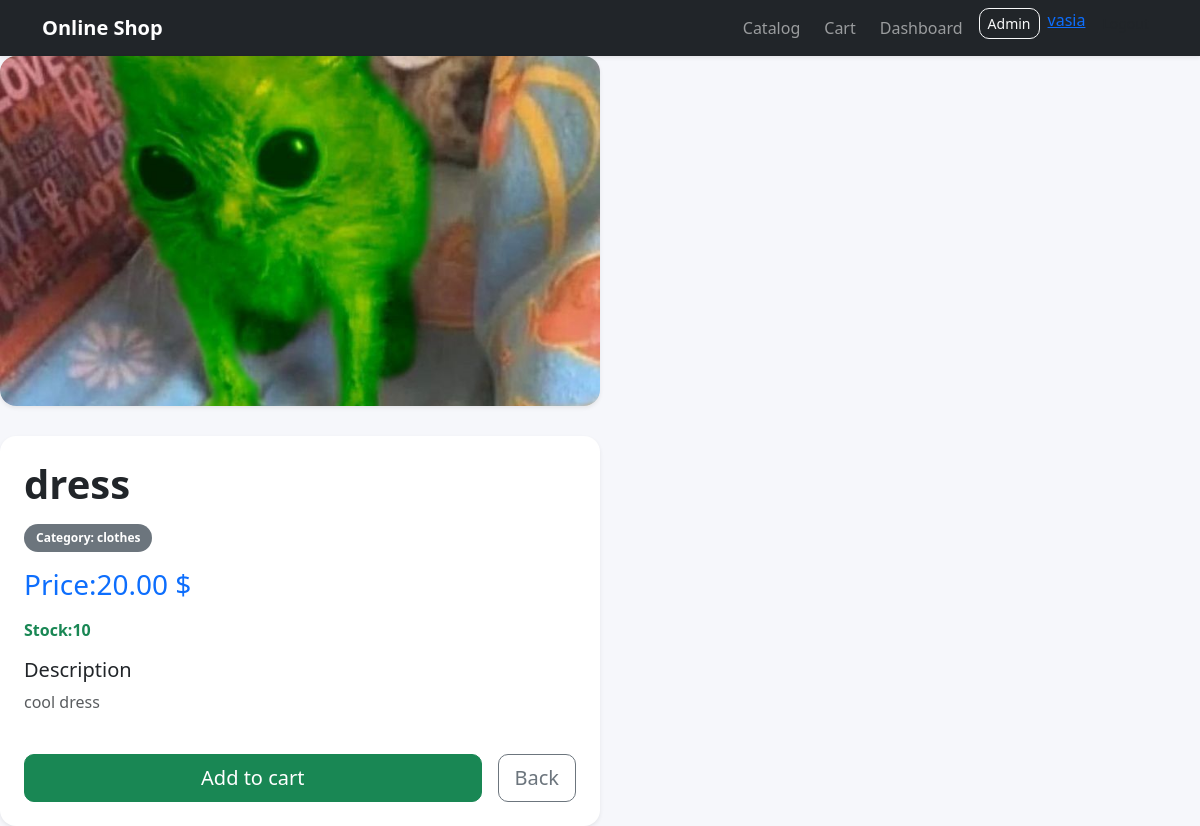
The app's page /1/dress/ (signed in) with its own data.
### catalog/models.py (models this page shows, shortened)
class Product(models.Model):
    category = models.ForeignKey(
        Category,
        related_name = 'products',
        on_delete = models.CASCADE
    )
    name = models.CharField(max_length=200)
    slug = models.SlugField(max_length=220, unique=True)
    image = models.ImageField(upload_to='products/%Y/%m/%d/', blank=True, null=True)
    description = models.TextField(blank=True)
    price = models.DecimalField(max_digits=10, decimal_places=2)
    stock = models.PositiveIntegerField(default=0)
    available = models.BooleanField(default=True)
    created_at = models.DateTimeField(auto_now_add=True)
    updated_at = models.DateTimeField(auto_now=True)
    class Meta:
        ordering = ['name']
        indexes = [
            models.Index(fields=['id', 'slug']),
            models.Index(fields=['name']),
        ]
        verbose_name = 'Product'
        verbose_name_plural = 'Products'
    def __str__(self):
        return self.name

class Category(models.Model):
    name = models.CharField(max_length = 120, unique = True)
    slug = models.SlugField(max_length = 140, unique = True)
    class Meta:
        ordering = ['name']
        verbose_name = 'Category'
        verbose_name_plural = "Categories"

### catalog/views.py (the view)
# urls.py: path('<int:id>/<slug:slug>/', views.product_detail, name='product_detail'),
def product_detail(request, id, slug):
    product = get_object_or_404(Product, id=id, slug=slug, available=True)
    print(product)
    return render(request, 'catalog/product_detail.html', {'product': product})

### catalog/templates/catalog/product_detail.html (shortened to what this page needs)
{% extends "base.html" %}
{% block content %}
<div style="display: flex; gap: 30px; flex-wrap: wrap;">
    <div class="col-md-6">
        <div class="card shadow-sm overflow-hidden">
            {% if product.image %}
            <img src="{{ product.image.url }}" alt="{{ product.name }}" class="img-fluid" style="width: 100%; height: 350px; object-fit: cover; background: white;">
            {% else %}
            <div class="bg-light d-flex align-items-center justify-content-center" style="height: 520px;">
                No photo
            </div>
            {% endif %}
        </div>
    </div>
    <div class="col-md-6">
        <div class="card shadow-sm p-4">
            <h1 class="fw-bold mb-3">{{ product.name }}</h1>
            <span class="badge bg-secondary mb-3" style="width: fit-content;">Category: {{ product.category.name }}</span>
            <h3 class="text-primary mb-3">Price:{{ product.price }} $</h3>
            {% if product.stock > 0 %}
                <p class="text-success fw-semibold">Stock:{{ product.stock }}</p>
            {% else %}
                <p class="text-danger fw-semibold">Out of stock</p>
            {% endif %}
            <h5>Description</h5>
            <p class="text-muted">
                {% if product.description %}
                    {{ product.description }}
                {% else %}
                    No description
                {% endif %}
            </p>
            <div class="d-flex gap-3 mt-4">
                <form action="{% url 'cart:cart_add' product.id %}" method="post" class="flex-fill">
                    <button class="btn btn-success btn-lg w-100" type="submit" {% if product.stock == 0 %}disabled{% endif %}>Add to cart</button>
                </form>
                <a href="{% url 'catalog:product_list' %}" class="btn btn-outline-secondary btn-lg">Back</a>
            </div>
        </div>
    </div>
</div>
{% endblock %}

### templates/base.html (shortened to what this page needs)
{% load static %}
<!DOCTYPE html>
<html lang="en">
<head>
    <link href="https://cdn.jsdelivr.net/npm/bootstrap@5.3.3/dist/css/bootstrap.min.css" rel="stylesheet">
    <link rel="stylesheet" href="{% static 'css/style.css' %}">
</head>
<body>
    <nav class="navbar navbar-expand-lg navbar-dark bg-dark shadow-sm">
        <div class="container">
            <a href="/" class="navbar-brand fw-bold">Online Shop</a>
            <div class="collapse navbar-collapse" id="navbarMenu">
                <ul class="navbar-nav ms-auto gap-2">
                    <li class="nav-item"><a href="/" class="nav-link">Catalog</a></li>
                    <li class="nav-item"><a href="/cart/" class="nav-link">Cart</a></li>
                    <li class="nav-item"><a href="/dashboard/" class="nav-link">Dashboard</a></li>
                    <li class="nav-item"><a href="/admin/" class="btn btn-outline-light btn-sm">Admin</a></li>
                    {% if user.is_authenticated %}
                    <li class="nav-item">
                        <a href="{% url 'users:profile' %}">{{user.username}}</a>
                    </li>
                    <li class="nav-item">
                        <form action="{% url 'logout' %}" method="post">
                            <button class="btn tbn-outline-light btn-sm" type="submit">Logout</button>
                        </form>
                    </li>
                    {% else %}
                    <li class="nav-item"><a href="{% url 'login' %}" class="nav-link">Login</a></li>
                    <li class="nav-item"><a href="{% url 'users:register' %}" class="btn btn-primary btn-sm">Register</a></li>
                    {% endif %}
                </ul>
            </div>
        </div>
    </nav>
    <div style="max-width: 1200px; margin: 20px autpo;">
        {% block content %}{% endblock %}
    </div>
</body>
</html>

### static/css/style.css (style rules this page uses)
body { background: #f6f7fb; }
.card { border: none; border-radius: 16px; }
.btn { border-radius: 10px; }
.badge { border-radius: 999px; padding: 8px 12px; }

### records on screen
Product: image (picture), name "dress", category.name "clothes", price "20.00", stock "10", description "cool dress"

### other values on screen
{{ user.username }} "vasia"
